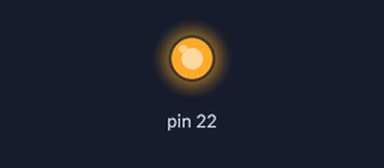
Bench run of a program on a simulated Raspberry Pi (header pin numbers). Parts: output pins drawn as LEDs (lit = HIGH). At 1.0 s the program stops and its outputs stay as they are.

Above: at 0.1 s.
At 1.1 s:
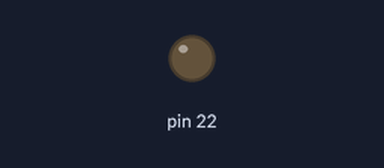
Timing chart, 0 to 2.5 s (numbered marks = the images above):
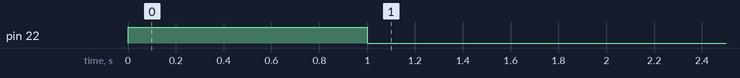

The program:

single_led.py
```python
'''
Darryl Meyer
13 July 2015

Lights up a single LED, by default an LED on pin 22 for 1 second

'''

import RPi.GPIO as GPIO
import time
import sys

def activateLED(pin, wait_time):
	try:
		GPIO.output(pin, GPIO.HIGH) # HIGH = LED on
		time.sleep(wait_time)
		GPIO.output(pin, GPIO.LOW) # LOW = LED off
	except Exception as e:
		print("Could not light up LED", e)
		GPIO.output(pin, GPIO.LOW)

	return;

wait_time = float(sys.argv[1]) if len(sys.argv) > 1 else 1
pin = int(sys.argv[2]) if len(sys.argv) > 2 else 22

GPIO.setmode(GPIO.BOARD)
GPIO.setup(pin, GPIO.OUT)

activateLED(pin, wait_time)

GPIO.cleanup()
```

Measured:
- by itself, pin 22: LOW → HIGH at 0.00 s, → LOW 1.0 s later
